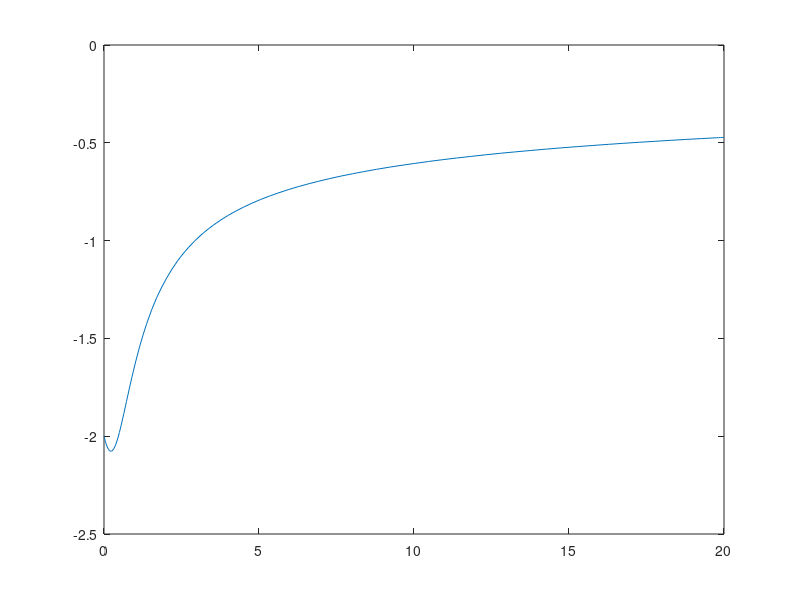

Write the MATLAB code that produced this figure.
% Solving a basic differential equation in an M-file.

function solve_bernoulli
% Function to solve dy/dt = (t*y^4+2y)/6
% from the time t = 0 to t = 20, with y(0) = -2
    initial_y = -2;
    time_range = [0, 20];
    
    [t_values, sol_values] = ode45(@(t,y) diff_eq(t,y), time_range, initial_y);
    
    plot(t_values, sol_values); % Plot the solution
end % end statement termination the solve_bernoulli function

function dydt = diff_eq(t, y)   % Function defining the ODE
    dydt = (t*y^4+2*y)/6;
end % end statement terminationg the diff_eq function